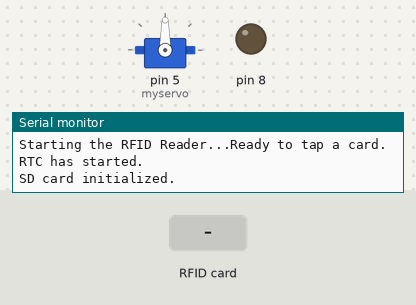
Bench run of a sketch on a simulated Arduino Uno, built with avr-gcc and run on an emulated ATmega328P. Parts: servo, output pins drawn as LEDs (lit = HIGH), the last lines printed to the serial monitor. The inputs (shaded band) are chosen by the test bench. The local clock reads 2024-03-15 10:24:30 at power-on unless the sketch sets it; storage starts empty; pins used as bus, display or sensor lines are not drawn.

Above: at 1.2 s.
1.3 s: RFID card 5E 7A 19 C4 held to the reader
At 1.9 s:
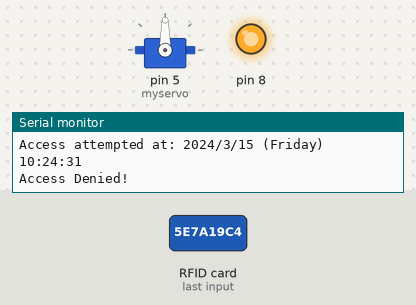
Timing chart, 0 to 4.9 s (numbered marks = the images above; inputs shaded):
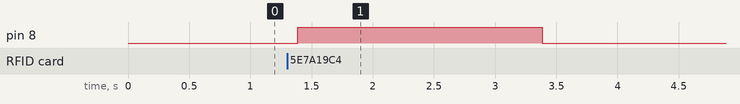

Measured:
- after the input at 1.3 s, pin 8: LOW → HIGH after 0.09 s, → LOW 2.0 s later

The sketch:

BasicReaderData.ino
```cpp
#include <SPI.h>
#include <RFID.h>
#include <Wire.h>
#include <RTClib.h>
#include <SD.h>
#include <Servo.h>

#define SS_PIN 10
#define RST_PIN 9
RFID rfid(SS_PIN, RST_PIN);

RTC_PCF8523 rtc;
char daysOfTheWeek[7][12] = {"Sunday", "Monday", "Tuesday", "Wednesday", "Thursday", "Friday", "Saturday"};

String rfidCard;
Servo myservo;
File dataFile;

void setup() {
  Serial.begin(9600);
  Serial.println("Starting the RFID Reader...Ready to tap a card.");
  SPI.begin();
  rfid.init();
  myservo.attach(5);
  pinMode(8, OUTPUT);

  if (!rtc.begin()) {
    Serial.println("Couldn't find RTC");
    Serial.flush();
    while (1) delay(10);
  }
  Serial.println("RTC has started."); // Added message for RTC start

  if (!rtc.initialized() || rtc.lostPower()) {
    Serial.println("RTC is NOT initialized, let's set the time!");
    rtc.adjust(DateTime(F(__DATE__), F(__TIME__)));
  }

  rtc.start();

  if (!SD.begin(10)) {
    Serial.println("Card initialization failed!");
    while (1);
  }
  Serial.println("SD card initialized."); // Added message for SD card initialization

  dataFile = SD.open("RFID_Log.csv", FILE_WRITE);

  if (dataFile) {
    dataFile.println("Date,Day of Week,Time,RFID Card");
    dataFile.close();
  } else {
    Serial.println("Error opening file!");
  }
}

void loop() {
  if (rfid.isCard()) {
  Serial.println("Card detected!");
  if (rfid.readCardSerial()) {
    Serial.println("Card read successfully!");
      rfidCard = String(rfid.serNum[0]) + " " + String(rfid.serNum[1]) + " " + String(rfid.serNum[2]) + " " + String(rfid.serNum[3]);
      Serial.print("RFID Card Read: ");
      Serial.println(rfidCard);

      DateTime now = rtc.now();

      Serial.print("Access attempted at: ");
      Serial.print(now.year(), DEC);
      Serial.print('/');
      Serial.print(now.month(), DEC);
      Serial.print('/');
      Serial.print(now.day(), DEC);
      Serial.print(" (");
      Serial.print(daysOfTheWeek[now.dayOfTheWeek()]);
      Serial.print(") ");
      Serial.print(now.hour(), DEC);
      Serial.print(':');
      Serial.print(now.minute(), DEC);
      Serial.print(':');
      Serial.print(now.second(), DEC);
      Serial.println();

      dataFile = SD.open("RFID_Log.csv", FILE_WRITE);

      if (dataFile) {
        dataFile.print(now.year());
        dataFile.print('/');
        dataFile.print(now.month());
        dataFile.print('/');
        dataFile.print(now.day());
        dataFile.print(",");
        dataFile.print(daysOfTheWeek[now.dayOfTheWeek()]);
        dataFile.print(",");
        dataFile.print(now.hour());
        dataFile.print(':');
        dataFile.print(now.minute());
        dataFile.print(':');
        dataFile.print(now.second());
        dataFile.print(",");
        dataFile.println(rfidCard);

        dataFile.close();
      } else {
        Serial.println("Error opening file!");
      }

      if (rfidCard == "168 190 190 18") {
       Serial.println("Access Granted!");
        myservo.write(200);
        delay(3000);
        myservo.write(0);
        digitalWrite(8, HIGH);
        digitalWrite(7, HIGH);
        delay(100);
        digitalWrite(8, LOW);
        digitalWrite(7, LOW);
        delay(100);
        digitalWrite(8, HIGH);
        digitalWrite(7, HIGH);
        delay(100);
        digitalWrite(8, LOW);
        digitalWrite(7, LOW);
        delay(100);
        digitalWrite(8, HIGH);
        digitalWrite(7, HIGH);
        delay(100);
        digitalWrite(8, LOW);
        digitalWrite(7, LOW);
        delay(3000);
      } else {
        Serial.println("Access Denied!");
        digitalWrite(8, HIGH);
        digitalWrite(6, HIGH);
        delay(2000);
        digitalWrite(8, LOW);
        digitalWrite(6, LOW);
      }

      rfid.halt();
    }
  }
}
```
